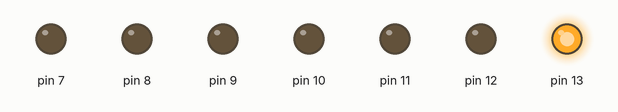
This sketch was run on a simulated Arduino Uno, built with avr-gcc and run on an emulated ATmega328P. Parts: output pins drawn as LEDs (lit = HIGH).

Above: at 0.2 s.
At 1.2 s:
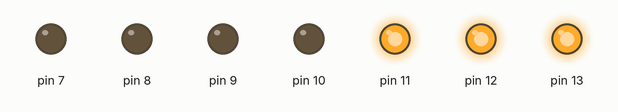
At 2.7 s:
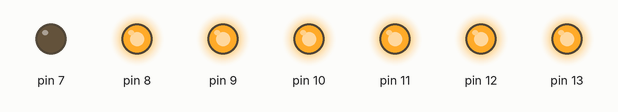
At 4.2 s:
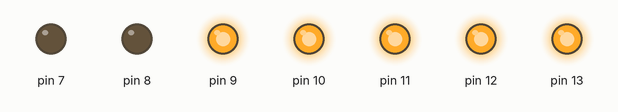
At 6.7 s:
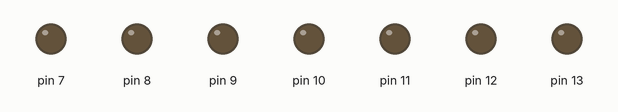
At 8.7 s:
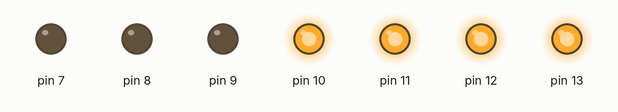
Timing chart, 0 to 9.1 s (numbered marks = the images above):
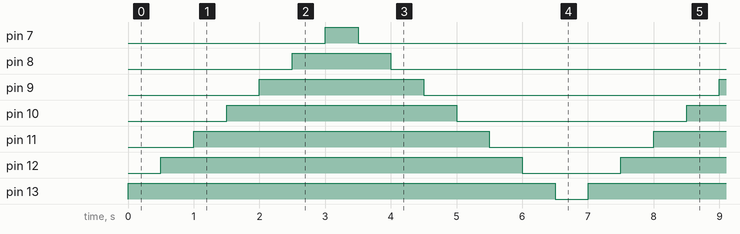

The sketch:

_Build_chaser_for_each_LED_of_SSD-_common_anode_and_cathode_.ino
```cpp
int f = 13;
int g = 12;
int e = 11;
int d = 10;
int c = 9;
int b = 8;
int a = 7;


void setup()
{
  for(int i=13; i>=7;i--)
  {
     pinMode(i,OUTPUT);
  }
}

void loop()
{
  for(int i=13; i>=7; i--)
  {
     digitalWrite(i,HIGH);
     delay(500);
  }

  for(int i=7; i<=13; i++)
  {
     digitalWrite(i,LOW);
     delay(500);
  }
}
```

Measured:
- by itself, pin 7: alternates HIGH for 0.50 s and LOW for 6.5 s
- by itself, pin 8: alternates HIGH for 1.5 s and LOW for 5.5 s
- by itself, pin 9: alternates HIGH for 2.5 s and LOW for 4.5 s
- by itself, pin 10: alternates HIGH for 3.5 s and LOW for 3.5 s
- by itself, pin 11: alternates HIGH for 4.5 s and LOW for 2.5 s
- by itself, pin 12: alternates HIGH for 5.5 s and LOW for 1.5 s
- by itself, pin 13: alternates HIGH for 6.5 s and LOW for 0.50 s
